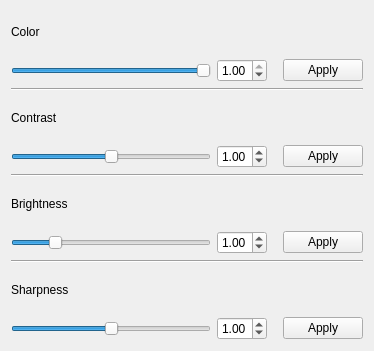
<?xml version="1.0" encoding="UTF-8"?>
<ui version="4.0">
 <class>mw_enhance_image</class>
 <widget class="QWidget" name="mw_enhance_image">
  <property name="geometry">
   <rect>
    <x>0</x>
    <y>0</y>
    <width>374</width>
    <height>351</height>
   </rect>
  </property>
  <property name="windowTitle">
   <string>Enhancement window</string>
  </property>
  <layout class="QVBoxLayout" name="verticalLayout_5">
   <item>
    <layout class="QVBoxLayout" name="verticalLayout_2" stretch="30,70">
     <item>
      <widget class="QLabel" name="label">
       <property name="text">
        <string>Color</string>
       </property>
      </widget>
     </item>
     <item>
      <layout class="QHBoxLayout" name="horizontalLayout">
       <item>
        <widget class="QSlider" name="hs_color">
         <property name="minimumSize">
          <size>
           <width>200</width>
           <height>0</height>
          </size>
         </property>
         <property name="maximumSize">
          <size>
           <width>150</width>
           <height>16777215</height>
          </size>
         </property>
         <property name="maximum">
          <number>100</number>
         </property>
         <property name="singleStep">
          <number>1</number>
         </property>
         <property name="value">
          <number>100</number>
         </property>
         <property name="orientation">
          <enum>Qt::Horizontal</enum>
         </property>
        </widget>
       </item>
       <item>
        <widget class="QDoubleSpinBox" name="dsb_color">
         <property name="minimumSize">
          <size>
           <width>50</width>
           <height>0</height>
          </size>
         </property>
         <property name="maximumSize">
          <size>
           <width>50</width>
           <height>16777215</height>
          </size>
         </property>
         <property name="maximum">
          <double>1.000000000000000</double>
         </property>
         <property name="singleStep">
          <double>0.010000000000000</double>
         </property>
         <property name="value">
          <double>1.000000000000000</double>
         </property>
        </widget>
       </item>
       <item>
        <spacer name="horizontalSpacer">
         <property name="orientation">
          <enum>Qt::Horizontal</enum>
         </property>
         <property name="sizeHint" stdset="0">
          <size>
           <width>40</width>
           <height>20</height>
          </size>
         </property>
        </spacer>
       </item>
       <item>
        <widget class="QPushButton" name="pb_color">
         <property name="text">
          <string>Apply</string>
         </property>
        </widget>
       </item>
      </layout>
     </item>
    </layout>
   </item>
   <item>
    <widget class="Line" name="line">
     <property name="orientation">
      <enum>Qt::Horizontal</enum>
     </property>
    </widget>
   </item>
   <item>
    <layout class="QVBoxLayout" name="verticalLayout" stretch="30,70">
     <item>
      <widget class="QLabel" name="label_2">
       <property name="text">
        <string>Contrast</string>
       </property>
      </widget>
     </item>
     <item>
      <layout class="QHBoxLayout" name="horizontalLayout_2">
       <item>
        <widget class="QSlider" name="hs_contrast">
         <property name="minimumSize">
          <size>
           <width>200</width>
           <height>0</height>
          </size>
         </property>
         <property name="maximumSize">
          <size>
           <width>150</width>
           <height>16777215</height>
          </size>
         </property>
         <property name="maximum">
          <number>200</number>
         </property>
         <property name="singleStep">
          <number>1</number>
         </property>
         <property name="value">
          <number>100</number>
         </property>
         <property name="orientation">
          <enum>Qt::Horizontal</enum>
         </property>
        </widget>
       </item>
       <item>
        <widget class="QDoubleSpinBox" name="dsb_contrast">
         <property name="minimumSize">
          <size>
           <width>50</width>
           <height>0</height>
          </size>
         </property>
         <property name="maximumSize">
          <size>
           <width>50</width>
           <height>16777215</height>
          </size>
         </property>
         <property name="maximum">
          <double>2.000000000000000</double>
         </property>
         <property name="singleStep">
          <double>0.010000000000000</double>
         </property>
         <property name="value">
          <double>1.000000000000000</double>
         </property>
        </widget>
       </item>
       <item>
        <spacer name="horizontalSpacer_2">
         <property name="orientation">
          <enum>Qt::Horizontal</enum>
         </property>
         <property name="sizeHint" stdset="0">
          <size>
           <width>40</width>
           <height>20</height>
          </size>
         </property>
        </spacer>
       </item>
       <item>
        <widget class="QPushButton" name="pb_contrast">
         <property name="text">
          <string>Apply</string>
         </property>
        </widget>
       </item>
      </layout>
     </item>
    </layout>
   </item>
   <item>
    <widget class="Line" name="line_2">
     <property name="orientation">
      <enum>Qt::Horizontal</enum>
     </property>
    </widget>
   </item>
   <item>
    <layout class="QVBoxLayout" name="verticalLayout_3" stretch="30,70">
     <item>
      <widget class="QLabel" name="label_3">
       <property name="minimumSize">
        <size>
         <width>70</width>
         <height>0</height>
        </size>
       </property>
       <property name="text">
        <string>Brightness</string>
       </property>
      </widget>
     </item>
     <item>
      <layout class="QHBoxLayout" name="horizontalLayout_4">
       <item>
        <widget class="QSlider" name="hs_brightness">
         <property name="minimumSize">
          <size>
           <width>200</width>
           <height>0</height>
          </size>
         </property>
         <property name="maximumSize">
          <size>
           <width>150</width>
           <height>16777215</height>
          </size>
         </property>
         <property name="maximum">
          <number>500</number>
         </property>
         <property name="singleStep">
          <number>1</number>
         </property>
         <property name="value">
          <number>100</number>
         </property>
         <property name="orientation">
          <enum>Qt::Horizontal</enum>
         </property>
        </widget>
       </item>
       <item>
        <widget class="QDoubleSpinBox" name="dsb_brightness">
         <property name="minimumSize">
          <size>
           <width>50</width>
           <height>0</height>
          </size>
         </property>
         <property name="maximumSize">
          <size>
           <width>50</width>
           <height>16777215</height>
          </size>
         </property>
         <property name="maximum">
          <double>5.000000000000000</double>
         </property>
         <property name="singleStep">
          <double>0.010000000000000</double>
         </property>
         <property name="value">
          <double>1.000000000000000</double>
         </property>
        </widget>
       </item>
       <item>
        <spacer name="horizontalSpacer_3">
         <property name="orientation">
          <enum>Qt::Horizontal</enum>
         </property>
         <property name="sizeHint" stdset="0">
          <size>
           <width>40</width>
           <height>20</height>
          </size>
         </property>
        </spacer>
       </item>
       <item>
        <widget class="QPushButton" name="pb_brightness">
         <property name="text">
          <string>Apply</string>
         </property>
        </widget>
       </item>
      </layout>
     </item>
    </layout>
   </item>
   <item>
    <widget class="Line" name="line_3">
     <property name="orientation">
      <enum>Qt::Horizontal</enum>
     </property>
    </widget>
   </item>
   <item>
    <layout class="QVBoxLayout" name="verticalLayout_4" stretch="30,70">
     <item>
      <widget class="QLabel" name="label_4">
       <property name="minimumSize">
        <size>
         <width>70</width>
         <height>0</height>
        </size>
       </property>
       <property name="text">
        <string>Sharpness</string>
       </property>
      </widget>
     </item>
     <item>
      <layout class="QHBoxLayout" name="horizontalLayout_3">
       <item>
        <widget class="QSlider" name="hs_sharpness">
         <property name="minimumSize">
          <size>
           <width>200</width>
           <height>0</height>
          </size>
         </property>
         <property name="maximumSize">
          <size>
           <width>150</width>
           <height>16777215</height>
          </size>
         </property>
         <property name="maximum">
          <number>200</number>
         </property>
         <property name="singleStep">
          <number>1</number>
         </property>
         <property name="value">
          <number>100</number>
         </property>
         <property name="orientation">
          <enum>Qt::Horizontal</enum>
         </property>
        </widget>
       </item>
       <item>
        <widget class="QDoubleSpinBox" name="dsb_sharpness">
         <property name="minimumSize">
          <size>
           <width>50</width>
           <height>0</height>
          </size>
         </property>
         <property name="maximumSize">
          <size>
           <width>50</width>
           <height>16777215</height>
          </size>
         </property>
         <property name="maximum">
          <double>2.000000000000000</double>
         </property>
         <property name="singleStep">
          <double>0.010000000000000</double>
         </property>
         <property name="value">
          <double>1.000000000000000</double>
         </property>
        </widget>
       </item>
       <item>
        <spacer name="horizontalSpacer_4">
         <property name="orientation">
          <enum>Qt::Horizontal</enum>
         </property>
         <property name="sizeHint" stdset="0">
          <size>
           <width>40</width>
           <height>20</height>
          </size>
         </property>
        </spacer>
       </item>
       <item>
        <widget class="QPushButton" name="pb_sharpness">
         <property name="text">
          <string>Apply</string>
         </property>
        </widget>
       </item>
      </layout>
     </item>
    </layout>
   </item>
  </layout>
 </widget>
 <resources/>
 <connections/>
</ui>
